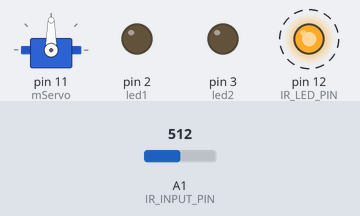
The sketch below on a simulated Arduino Uno, built with avr-gcc and run on an emulated ATmega328P. On the bench: servo, output pins drawn as LEDs (lit = HIGH). Dashed ring = blinking. The test bench sets the inputs (shaded band); at power-on: A1 (IR_INPUT_PIN) = 512. What the sketch prints to the serial monitor is not drawn.

Above: at 1.26 s.
1.3 s: A1 (IR_INPUT_PIN) set to 306
Timing chart, 0 to 10.3 s (numbered marks = the images above; inputs shaded):
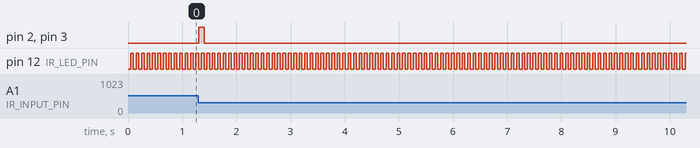

Measured:
- after the input at 1.3 s, pin 2 (led1), pin 3 (led2): LOW → HIGH at once, → LOW 0.10 s later
- by itself, pin 12 (IR_LED_PIN): alternates HIGH for 0.05 s and LOW for 0.05 s

The sketch:

tcrt5000.ino
```cpp
#include<Servo.h>
#define IR_INPUT_PIN A1
#define IR_LED_PIN 12
#define led1 2
#define led2 3
Servo mServo;

void setup(){
 Serial.begin(9600);
  mServo.attach(11);
 pinMode(IR_INPUT_PIN, INPUT);
 pinMode(IR_LED_PIN, OUTPUT);
 pinMode(led1, OUTPUT);
 pinMode(led2, OUTPUT);
}

void loop(){
  int ambient = 0;
  int lit = 0;
  int value = 0;

  digitalWrite(IR_LED_PIN, LOW);
  delay(50);                            //To give ADC and LED transition time
  ambient = analogRead(IR_INPUT_PIN);
  digitalWrite(IR_LED_PIN, HIGH);
  delay(50);
  lit = analogRead(IR_INPUT_PIN);
  value = ambient - lit;
  Serial.println(value);
  if(value>10){
    digitalWrite(led1, HIGH);
  }else digitalWrite(led1, LOW);
  if(value>100){
    digitalWrite(led2, HIGH);
  }else digitalWrite(led2, LOW);
}
```
